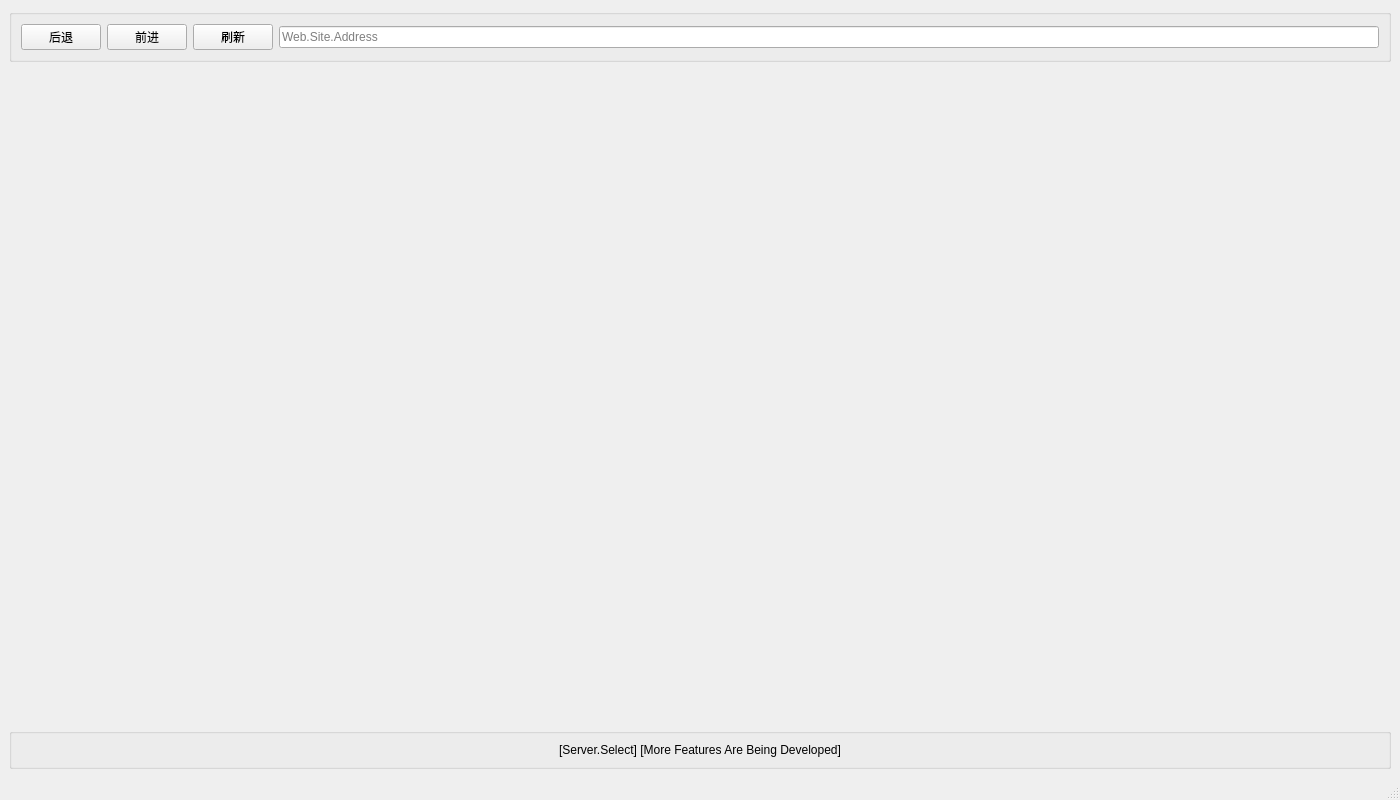
<?xml version="1.0" encoding="UTF-8"?>
<ui version="4.0">
 <class>ApplicationMain</class>
 <widget class="QMainWindow" name="ApplicationMain">
  <property name="geometry">
   <rect>
    <x>0</x>
    <y>0</y>
    <width>1400</width>
    <height>800</height>
   </rect>
  </property>
  <property name="minimumSize">
   <size>
    <width>1400</width>
    <height>800</height>
   </size>
  </property>
  <property name="windowTitle">
   <string>罩罩天堂(www.zhao.ee)</string>
  </property>
  <widget class="QWidget" name="centralwidget">
   <layout class="QVBoxLayout" name="verticalLayout">
    <item>
     <widget class="QGroupBox" name="groupBox">
      <property name="sizePolicy">
       <sizepolicy hsizetype="Preferred" vsizetype="Maximum">
        <horstretch>0</horstretch>
        <verstretch>0</verstretch>
       </sizepolicy>
      </property>
      <property name="minimumSize">
       <size>
        <width>0</width>
        <height>0</height>
       </size>
      </property>
      <property name="title">
       <string/>
      </property>
      <layout class="QGridLayout" name="gridLayout">
       <item row="0" column="0">
        <widget class="QPushButton" name="pushButton">
         <property name="sizePolicy">
          <sizepolicy hsizetype="Maximum" vsizetype="Fixed">
           <horstretch>0</horstretch>
           <verstretch>0</verstretch>
          </sizepolicy>
         </property>
         <property name="minimumSize">
          <size>
           <width>0</width>
           <height>0</height>
          </size>
         </property>
         <property name="text">
          <string>后退</string>
         </property>
        </widget>
       </item>
       <item row="0" column="1">
        <widget class="QPushButton" name="pushButton_2">
         <property name="sizePolicy">
          <sizepolicy hsizetype="Maximum" vsizetype="Fixed">
           <horstretch>0</horstretch>
           <verstretch>0</verstretch>
          </sizepolicy>
         </property>
         <property name="text">
          <string>前进</string>
         </property>
        </widget>
       </item>
       <item row="0" column="2">
        <widget class="QPushButton" name="pushButton_3">
         <property name="sizePolicy">
          <sizepolicy hsizetype="Maximum" vsizetype="Fixed">
           <horstretch>0</horstretch>
           <verstretch>0</verstretch>
          </sizepolicy>
         </property>
         <property name="text">
          <string>刷新</string>
         </property>
        </widget>
       </item>
       <item row="0" column="3">
        <widget class="QLineEdit" name="lineEdit">
         <property name="sizePolicy">
          <sizepolicy hsizetype="Expanding" vsizetype="Fixed">
           <horstretch>0</horstretch>
           <verstretch>0</verstretch>
          </sizepolicy>
         </property>
         <property name="minimumSize">
          <size>
           <width>520</width>
           <height>0</height>
          </size>
         </property>
         <property name="text">
          <string/>
         </property>
         <property name="placeholderText">
          <string>Web.Site.Address</string>
         </property>
        </widget>
       </item>
      </layout>
     </widget>
    </item>
    <item>
     <widget class="QWidget" name="browserWidget" native="true">
      <property name="enabled">
       <bool>true</bool>
      </property>
      <property name="sizePolicy">
       <sizepolicy hsizetype="Expanding" vsizetype="Preferred">
        <horstretch>0</horstretch>
        <verstretch>0</verstretch>
       </sizepolicy>
      </property>
     </widget>
    </item>
    <item>
     <widget class="QGroupBox" name="groupBox_2">
      <property name="sizePolicy">
       <sizepolicy hsizetype="Preferred" vsizetype="Maximum">
        <horstretch>0</horstretch>
        <verstretch>0</verstretch>
       </sizepolicy>
      </property>
      <property name="title">
       <string/>
      </property>
      <layout class="QGridLayout" name="gridLayout_2">
       <item row="0" column="0">
        <widget class="QLabel" name="label">
         <property name="sizePolicy">
          <sizepolicy hsizetype="Maximum" vsizetype="Maximum">
           <horstretch>0</horstretch>
           <verstretch>0</verstretch>
          </sizepolicy>
         </property>
         <property name="text">
          <string>[Server.Select] [More Features Are Being Developed]</string>
         </property>
        </widget>
       </item>
      </layout>
     </widget>
    </item>
   </layout>
  </widget>
  <widget class="QStatusBar" name="statusBar"/>
  <widget class="QMenuBar" name="menuBar">
   <property name="geometry">
    <rect>
     <x>0</x>
     <y>0</y>
     <width>1400</width>
     <height>23</height>
    </rect>
   </property>
  </widget>
 </widget>
 <resources/>
 <connections/>
</ui>
